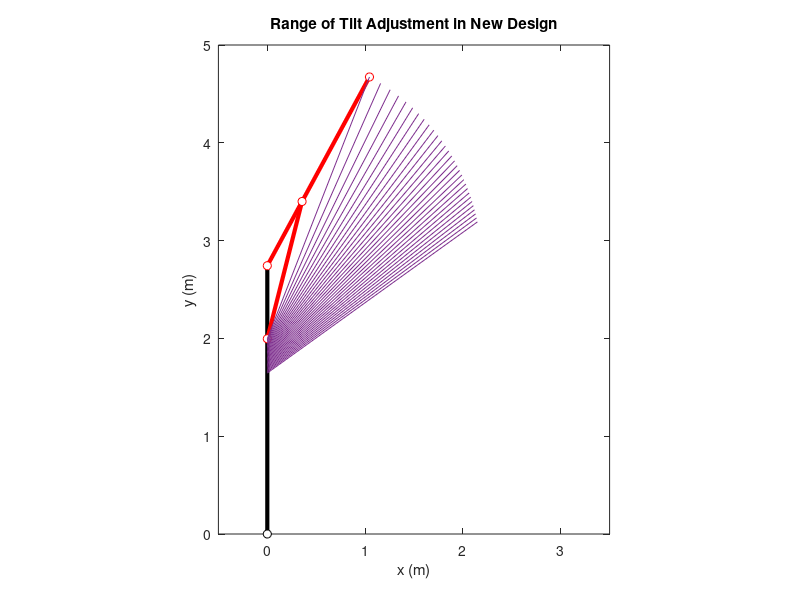
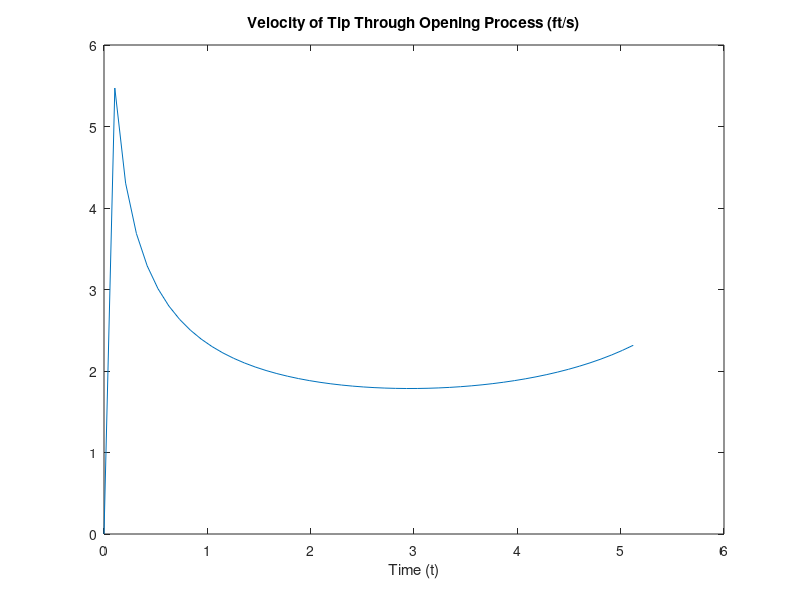

These charts were generated, in order, by the following MATLAB code:
%% Initialization (Refer to "Reference_new.jpg")

close all;
clear all;
clc;

length_pole = 9;                % length of AB
length_extension = 7.2;           % length of CB
length_DE = 4.75;
length_DB = 2.45;

max_slider_height = 5.4;
min_slider_height = 1.88;


increments = 50;
slider_heights = linspace(min_slider_height, max_slider_height, increments);     % represents point E


%% Phase 1: Raising slider to open canopy

figure(1);

for i= 1:increments
    
    %% Position Calculations
    Ax(i) = 0;
    Ay(i) = 0;
    Bx(i) = 0;
    By(i) = length_pole;
    Ex(i) = 0;
    Ey(i) = slider_heights(i);
    
    a = length_DB;
    b = length_pole - Ey(i);
    c = length_DE;
    
    theta = acos((a^2+b^2-c^2)/(2*a*b));        %% Cosine Law

    Dx(i) = length_DB*sin(theta);
    Dy(i) = length_pole - length_DB*cos(theta);
    Cx(i) = length_extension*sin(theta);
    Cy(i) = length_pole - length_extension*cos(theta);
    
    
    %% Plots
    plot( [Ax(i) Bx(i)], [Ay(i), By(i)],'Color','black','LineWidth',3);
    hold on;
    plot( [Bx(i) Cx(i)], [By(i), Cy(i)],'Color','r','LineWidth',3); 
    plot( [Dx(i) Ex(i)], [Dy(i), Ey(i)],'Color','r','LineWidth',3); 
    plot(Ax(i), Ay(i), 'blacko','MarkerFaceColor','w');
    plot(Bx(i), By(i), 'ro','MarkerFaceColor','w');
    plot(Cx(i), Cy(i), 'ro','MarkerFaceColor','w');
    plot(Dx(i), Dy(i), 'ro','MarkerFaceColor','w');
    plot(Ex(i), Ey(i), 'ro','MarkerFaceColor','w');
    
    hold off;
    
    title("New Design")
    xlabel("x (ft)");
    ylabel("y (ft)");
    xlim([-1 8]);
    ylim([0 11]);
    daspect([1 1 1]);
    
    pause(0.1);
end
%% Velocity of Tip

theta2_dot = 3*pi;              % r/s
gear_ratio = 2;
r = 3.5 /2/12;                  % radius of pinion (ft)

w = theta2_dot/gear_ratio;      % angular velocity of pinion (r/s)
v = r*w;                        % linear velocity of rack (ft/s)                    

max_t = (max_slider_height-min_slider_height)/v;
time = linspace(0, max_t, increments);

increment_t = max_t/(increments - 1);       % time per increment


% Velocity of Tip
figure(2);

speed_Cx = diff(Cx)/increment_t;
speed_Cy = diff(Cy)/increment_t;
velocity_C = sqrt(speed_Cx.^2 + speed_Cy.^2);

plot(time, [0 velocity_C]);
xlabel("Time (t)");
title("Velocity of Tip Through Opening Process (ft/s)");


%% Stage 2: Tilt adjustment

length_pole = 9;                % length of AB
length_extension = 7.2;           % length of CB
length_DE = 4.75;
length_DB = 2.45;

max_slider_height = 6.55;           % found experimentally such that alpha = 14 degrees
min_slider_height = 5.4;

increments = 30;
slider_heights = linspace(min_slider_height, max_slider_height, increments);     % represents point E

figure(1);

for i= 1:increments
    
    %% Position Calculations
    Ax(i) = 0;
    Ay(i) = 0;
    Bx(i) = 0;
    By(i) = length_pole;
    Ex(i) = 0;
    Ey(i) = slider_heights(i);
    
    a = length_DB;
    b = length_pole - Ey(i);
    c = length_DE;
    
    theta = acos((a^2+b^2-c^2)/(2*a*b));

    Dx(i) = length_DB*sin(theta);
    Dy(i) = length_pole - length_DB*cos(theta);
    Cx(i) = length_extension*sin(theta);
    Cy(i) = length_pole - length_extension*cos(theta);
    
    
    %% Convert from ft to m
    Ax(i) = Ax(i) * 0.3048;
    Ay(i) = Ay(i) * 0.3048;
    Bx(i) = Bx(i) * 0.3048;
    By(i) = By(i) * 0.3048;
    Cx(i) = Cx(i) * 0.3048;
    Cy(i) = Cy(i) * 0.3048;
    Dx(i) = Dx(i) * 0.3048;
    Dy(i) = Dy(i) * 0.3048;
    Ex(i) = Ex(i) * 0.3048;
    Ey(i) = Ey(i) * 0.3048;

    %% Plots
    plot( [Ax(i) Bx(i)], [Ay(i), By(i)],'Color','black','LineWidth',3);
    hold on;
    plot( [Bx(i) Cx(i)], [By(i), Cy(i)],'Color','r','LineWidth',3); 
    plot( [Dx(i) Ex(i)], [Dy(i), Ey(i)],'Color','r','LineWidth',3); 
    plot(Ax(i), Ay(i), 'blacko','MarkerFaceColor','w');
    plot(Bx(i), By(i), 'ro','MarkerFaceColor','w');
    plot(Cx(i), Cy(i), 'ro','MarkerFaceColor','w');
    plot(Dx(i), Dy(i), 'ro','MarkerFaceColor','w');
    plot(Ex(i), Ey(i), 'ro','MarkerFaceColor','w');
    
    for j= 1:i
        line([Cx(j) Ex(j)],[Cy(j) Ey(j)]);      % Draws angle trajectories
    end
    
    hold off;
    
    title("Range of Tilt Adjustment in New Design");
    xlabel("x (m)");
    ylabel("y (m)");
    xlim([-0.5 3.5]);
    ylim([0 5]);
    daspect([1 1 1]);
    
    pause(0.1);
end


max_canopy_angle = atan((Cy(i) - Ey(i))/Cx(i) - Ex(i)) *180/pi
min_canopy_angle = atan((Cy(1) - Ey(1))/Cx(1) - Ex(1)) *180/pi

alpha = asin(length_DB*sin(theta)/length_DE) *180/pi





%%